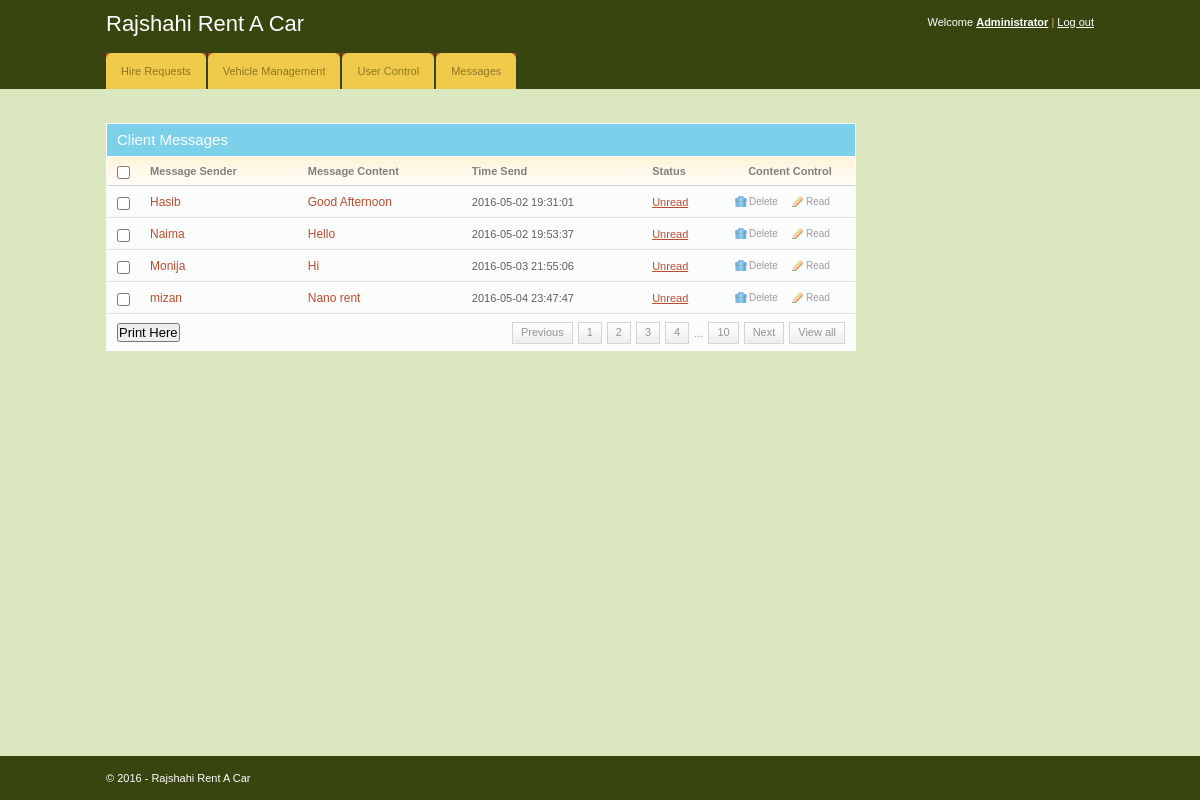
/admin/message.php (signed in), run on the app's committed database.
### tables this page shows
CREATE TABLE IF NOT EXISTS `message` (
`msg_id` int(11) NOT NULL,
  `client_id` int(11) NOT NULL,
  `message` varchar(255) NOT NULL,
  `status` varchar(255) NOT NULL,
  `time` datetime NOT NULL
);

CREATE TABLE IF NOT EXISTS `users` (
`client_id` int(11) NOT NULL,
  `fname` varchar(255) NOT NULL,
  `email` varchar(255) NOT NULL,
  `id_no` int(11) NOT NULL,
  `phone` int(11) NOT NULL,
  `location` varchar(255) NOT NULL,
  `gender` varchar(255) NOT NULL,
  `status` varchar(255) NOT NULL,
  `access_level` tinyint(1) NOT NULL DEFAULT '0'
);

### admin/message.php (the view, shortened to what this page needs)
<!DOCTYPE html>
<html>
    <head>
        <link rel="stylesheet" href="css/style.css" type="text/css" media="all" />
    </head>
    <body>
        <div id="header">
            <div class="shell">
                <?php
                include 'menu.php';
                ?>
            </div>
        </div>
        <div id="container">
            <div class="shell">
                <br />
                <div id="main">
                    <div id="content">
                        <div class="box">
                            <div class="box-head">
                                <h2 class="left">Client Messages</h2>
                            </div>
                            <div class="table">
                                <table width="100%" border="0" cellspacing="0" cellpadding="0">
                                    <tr>
                                        <th width="13"><input type="checkbox" class="checkbox" /></th>
                                        <th>Message Sender</th>
                                        <th>Message Content</th>
                                        <th>Time Send</th>
                                        <th>Status</th>
                                        <th width="110" class="ac">Content Control</th>
                                    </tr>
                                    <?php
                                    include '../includes/config.php';
                                    $select = "SELECT m.msg_id, m.client_id, m.message, m.status, m.time, u.fname FROM message m, users u WHERE m.client_id=u.client_id  ";
                                    $result = $conn->query($select);
                                    while ($row = $result->fetch_assoc()) {
                                        ?>
                                        <tr>
                                            <td><input type="checkbox" class="checkbox" /></td>
                                            <td><h3><a href="#"><?php echo $row['fname'] ?></a></h3></td>
                                            <td><h3><a href="#"><?php echo $row['message'] ?></a></h3></td>
                                            <td><?php echo $row['time'] ?></td>
                                            <td><a href="#"><?php echo $row['status'] ?></a></td>
                                            <td><a href="javascript:sureToApprove(<?php echo $row['msg_id']; ?>)" class="ico del">Delete</a><a href="#" class="ico edit">Read</a></td>
                                        </tr>
                                        <?php
                                    }
                                    ?>
                                </table>
                                <div class="pagging">
                                    <div class="right">
                                        <a href="#">Previous</a>
                                        <a href="#">1</a>
                                        <a href="#">2</a>
                                        <a href="#">3</a>
                                        <a href="#">4</a>
                                        <span>...</span>
                                        <a href="#">10</a>
                                        <a href="#">Next</a>
                                        <a href="#">View all</a>
                                    </div>
                                    <h2><input type="submit" onclick="window.print()" value="Print Here" /></h2>
                                </div>
                            </div>
                        </div>
                    </div>
                </div>
            </div>
        </div>
        <div id="footer">
            <div class="shell">
                <span class="left">&copy; <?php echo date("Y"); ?> - Rajshahi Rent A Car</span>
            </div>
        </div>
    </body>
</html>

### admin/css/style.css (style rules this page uses)
* { padding:0; margin:0; outline:0; }
body { background:#dbe8bf; font-family: Verdana, sans-serif; font-size:11px; line-height:14px; color:#5e5e5e; }
input, textarea, select { font-family: Verdana, sans-serif; font-size:13px; }
.checkbox { width:13px; height:13px; vertical-align:top; position:relative; top:2px; }
a { color:#ba4c32; text-decoration: underline; cursor:pointer; }
.left, .alignleft { float:left; display:inline; }
.right, .alignright { float:right; display:inline; }
.ac { text-align: center !important; }
h2 { font-size:15px; font-weight: normal; }
h3 { font-size:12px; line-height:14px; font-weight: normal; }
h3 a { text-decoration: none; }
.shell { width:988px; margin:0 auto; }
#header { height:89px; background-color: #38450F; white-space:nowrap; }
#container { padding:20px 0; }
#content { float:left; width:750px; }
.table th { background:#fffdfa url(images/th.gif) repeat-x 0 0; color:#818181; text-align: left; padding:7px 10px; border-bottom:solid 1px #d2d1cb; }
.table td { background:#fbfcfc; border-bottom:solid 1px #e0e0e0; padding:8px 10px; }
.box { background:#fbfcfc; height:100%; padding:1px; margin-bottom:20px; }
.box-head { background:#7CD1EA; height:32px; color:#fff; padding: 0 10px; line-height:32px; white-space:nowrap; border-bottom:solid 1px #fff; }
.pagging { height:20px; padding:8px 10px; line-height:19px; color:#949494; }
.pagging a { background:url(images/pagging.gif) repeat-x 0 0; height:20px; float:left; padding:0 8px; border:solid 1px #d5d5d5; text-decoration: none; color:#949494; margin-left:5px; }
.pagging span { float:left; margin-left:5px; padding-top:2px; }
a.ico { color:#9d9c9a; font-size:10px; text-decoration: none; padding:0 0 0 14px; background-repeat:no-repeat; background-position:0 0; }
a.del { background-image:url(images/del.gif) }
a.edit { background-image:url(images/edit.gif); margin-left:14px; }
#footer { position: fixed; bottom: 0; width: 100%; height:44px; background:#38450F; line-height:44px; color:#fff; }

### data on the page
message: client.fname "Hasib", message "Good Afternoon", time "2016-05-02 19:31:01", status "Unread"
message: client.fname "Naima", message "Hello", time "2016-05-02 19:53:37", status "Unread"
message: client.fname "Monija", message "Hi", time "2016-05-03 21:55:06", status "Unread"
message: client.fname "mizan", message "Nano rent", time "2016-05-04 23:47:47", status "Unread"
